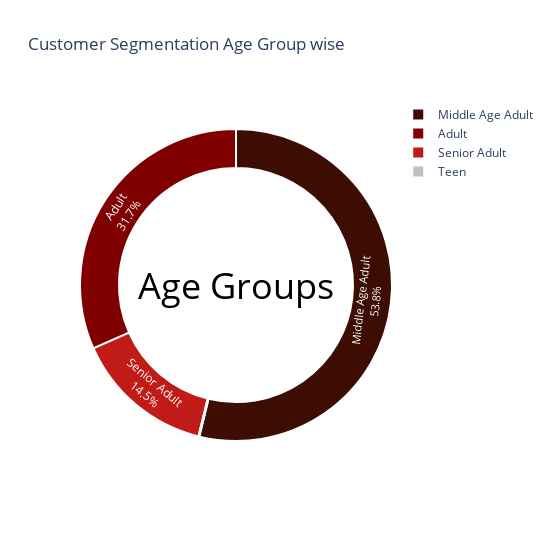

Here is the notebook cell this chart was saved with:
### Markdown cell above
### Customer Segmentation Age Group wise

### Code cell
agegroup = customer.AgeGroup.value_counts()

fig = px.pie(agegroup, values = agegroup.values, names = agegroup.index, width = 550,
             height = 550, title = 'Customer Segmentation Age Group wise')

fig.update_traces(textposition = 'inside',
                 textinfo = 'percent+label',
                 hole = 0.750,
                 marker = dict(colors = ['#3D0C02', '#800000'  , '#C11B17','#C0C0C0'],
                              line = dict(color = 'white', width = 2)))
fig.update_layout(annotations = [dict(text = 'Age Groups', x = 0.5, y = 0.5, font_size = 36,
                                      showarrow = False, font_color = 'Black')],
                  showlegend = True)


fig.show()

### Figure 1 — Plotly figure (JSON) as saved in the notebook; plotly's stock layout.template omitted (floating-point values rounded to 4 significant figures)
{"data": [{"domain": {"x": [0, 1], "y": [0, 1]}, "hole": 0.75, "hovertemplate": "index=%{label}<br>value=%{value}<extra></extra>", "labels": ["Middle Age Adult", "Adult", "Senior Adult", "Teen"], "legendgroup": "", "marker": {"colors": ["#3D0C02", "#800000", "#C11B17", "#C0C0C0"], "line": {"color": "white", "width": 2}}, "name": "", "showlegend": true, "textinfo": "percent+label", "textposition": "inside", "type": "pie", "values": [1160, 683, 312, 2]}], "layout": {"annotations": [{"font": {"color": "Black", "size": 36}, "showarrow": false, "text": "Age Groups", "x": 0.5, "y": 0.5}], "height": 550, "legend": {"tracegroupgap": 0}, "showlegend": true, "title": {"text": "Customer Segmentation Age Group wise"}, "width": 550}}
